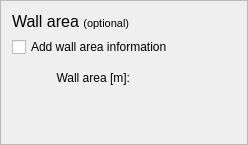
    <widget class="QFrame" name="frame_10">
     <property name="frameShape">
      <enum>QFrame::StyledPanel</enum>
     </property>
     <property name="frameShadow">
      <enum>QFrame::Raised</enum>
     </property>
     <layout class="QGridLayout" name="gridLayout_11">
      <item row="5" column="0">
       <spacer name="verticalSpacer_6">
        <property name="orientation">
         <enum>Qt::Vertical</enum>
        </property>
        <property name="sizeHint" stdset="0">
         <size>
          <width>20</width>
          <height>40</height>
         </size>
        </property>
       </spacer>
      </item>
      <item row="0" column="0" colspan="2">
       <widget class="QLabel" name="label_21">
        <property name="text">
         <string>&lt;!DOCTYPE HTML PUBLIC &quot;-//W3C//DTD HTML 4.0//EN&quot; &quot;http://www.w3.org/TR/REC-html40/strict.dtd&quot;&gt;
&lt;html&gt;&lt;head&gt;&lt;meta name=&quot;qrichtext&quot; content=&quot;1&quot; /&gt;&lt;style type=&quot;text/css&quot;&gt;
p, li { white-space: pre-wrap; }
&lt;/style&gt;&lt;/head&gt;&lt;body style=&quot; font-family:'MS Shell Dlg 2'; font-size:8pt; font-weight:400; font-style:normal;&quot;&gt;
&lt;p style=&quot; margin-top:0px; margin-bottom:0px; margin-left:0px; margin-right:0px; -qt-block-indent:0; text-indent:0px;&quot;&gt;&lt;span style=&quot; font-size:12pt;&quot;&gt;Wall area &lt;/span&gt;(optional)&lt;/p&gt;&lt;/body&gt;&lt;/html&gt;</string>
        </property>
       </widget>
      </item>
      <item row="1" column="0" colspan="3">
       <widget class="QCheckBox" name="WallArea_checkBox">
        <property name="text">
         <string>Add wall area information</string>
        </property>
       </widget>
      </item>
      <item row="4" column="2">
       <widget class="QWidget" name="widgetWallArea" native="true">
        <property name="minimumSize">
         <size>
          <width>100</width>
          <height>30</height>
         </size>
        </property>
        <property name="layoutDirection">
         <enum>Qt::LeftToRight</enum>
        </property>
        <layout class="QGridLayout" name="gridLayout_17"/>
       </widget>
      </item>
      <item row="4" column="0" colspan="2">
       <widget class="QLabel" name="label_28">
        <property name="enabled">
         <bool>true</bool>
        </property>
        <property name="text">
         <string>Wall area [m]:</string>
        </property>
        <property name="alignment">
         <set>Qt::AlignRight|Qt::AlignTrailing|Qt::AlignVCenter</set>
        </property>
        <property name="buddy">
         <cstring></cstring>
        </property>
       </widget>
      </item>
     </layout>
    </widget>
